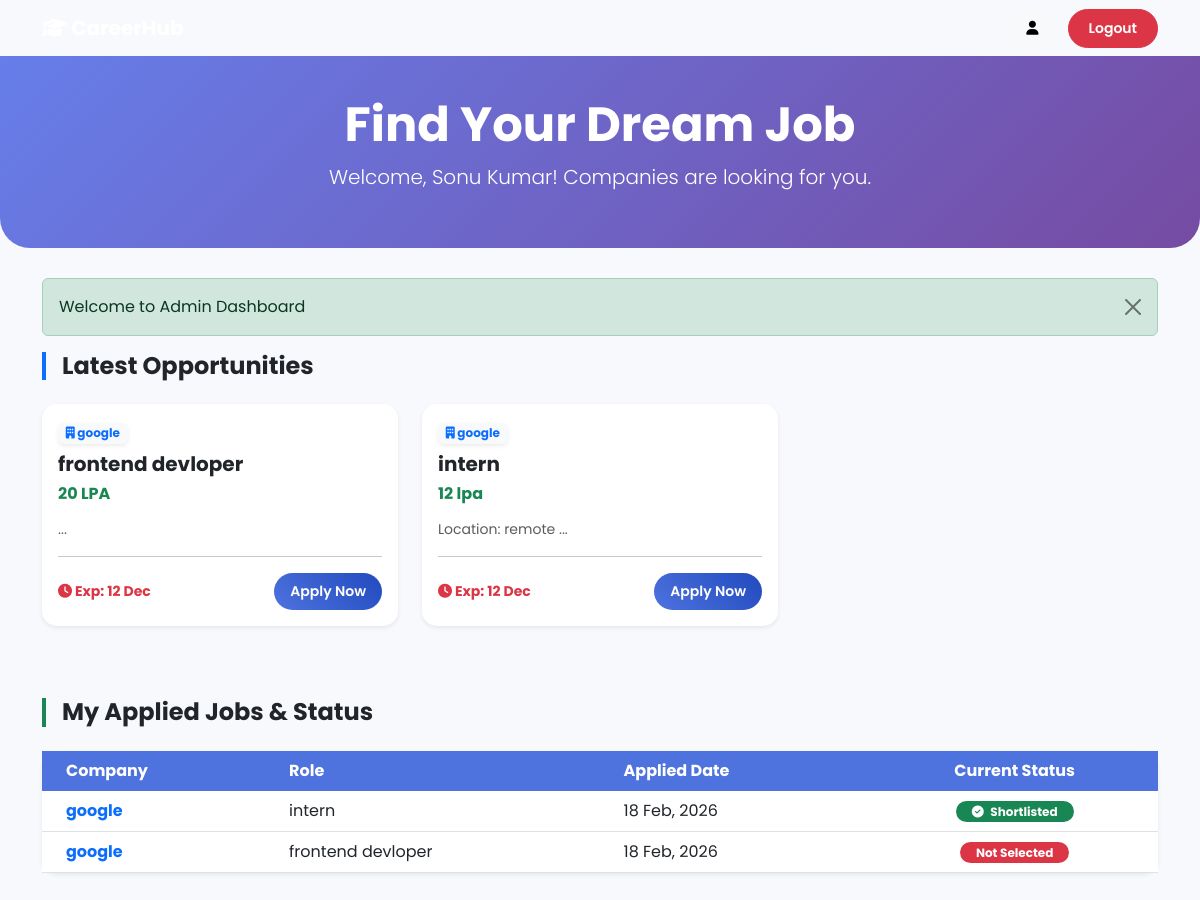
/student/index.php (signed in), run on the app's committed database.
### tables this page shows
CREATE TABLE `jobs` (
  `id` int(11) NOT NULL,
  `company_name` varchar(191) NOT NULL,
  `job_title` varchar(191) NOT NULL,
  `description` text DEFAULT NULL,
  `eligibility_criteria` varchar(191) DEFAULT NULL,
  `salary_package` varchar(50) DEFAULT NULL,
  `last_date` date DEFAULT NULL,
  `created_at` timestamp NOT NULL DEFAULT current_timestamp()
);

CREATE TABLE `job_applications` (
  `id` int(11) NOT NULL,
  `user_id` int(11) NOT NULL,
  `job_id` int(11) NOT NULL,
  `status` varchar(50) DEFAULT 'Applied',
  `applied_at` timestamp NOT NULL DEFAULT current_timestamp()
);

### student/index.php (the view, shortened to what this page needs)
<?php
include('../config/dbcon.php');
?>
<!doctype html>
<html lang="en">
  <head>
    <link href="https://cdn.jsdelivr.net/npm/bootstrap@5.3.0/dist/css/bootstrap.min.css" rel="stylesheet">
    <link rel="stylesheet" href="https://cdnjs.cloudflare.com/ajax/libs/font-awesome/6.4.0/css/all.min.css">
    <link rel="stylesheet" href="https://cdnjs.cloudflare.com/ajax/libs/animate.css/4.1.1/animate.min.css"/>
    <link rel="stylesheet" href="../assets/css/custom.css">
  </head>
  <body>
    <nav class="navbar navbar-expand-lg navbar-dark bg-transparent absolute-top" style="background: #667eea;">
      <div class="container">
        <a class="navbar-brand fw-bold" href="#"><i class="fa fa-graduation-cap"></i> CareerHub</a>
        <div class="d-flex">
            <a href="profile.php" class="btn btn-light btn-sm me-2 rounded-circle" title="Profile"><i class="fa fa-user"></i></a>
            <a href="../logout.php" class="btn btn-danger btn-sm rounded-pill">Logout</a>
        </div>
      </div>
    </nav>
    <div class="hero-section text-center animate__animated animate__fadeIn">
        <div class="container">
            <h1 class="display-5 fw-bold">Find Your Dream Job</h1>
            <p class="lead">Welcome, <?= $_SESSION['auth_user']['name']; ?>! Companies are looking for you.</p>
        </div>
    </div>
    <div class="container">
        <?php if(isset($_SESSION['message'])) { ?>
            <div class="alert alert-success alert-dismissible fade show animate__animated animate__bounceIn" role="alert">
                <?= $_SESSION['message']; ?>
                <button type="button" class="btn-close" data-bs-dismiss="alert"></button>
            </div>
        <?php unset($_SESSION['message']); } ?>
        <h4 class="mb-4 fw-bold text-dark border-start border-4 border-primary ps-3 animate__animated animate__fadeInLeft">
            Latest Opportunities
        </h4>
        <div class="row mb-5">
            <?php
            $current_date = date('Y-m-d');
            $query = "SELECT * FROM jobs WHERE last_date >= '$current_date' ORDER BY last_date ASC";
            $query_run = mysqli_query($con, $query);
            if(mysqli_num_rows($query_run) > 0)
            {
                $delay = 0;
                foreach($query_run as $item)
                {
                    $delay += 100;
                    ?>
                    <div class="col-md-6 col-lg-4 mb-4 animate__animated animate__fadeInUp" style="animation-delay: <?= $delay; ?>ms;">
                        <div class="card h-100 shadow-sm border-0">
                            <div class="card-body">
                                <span class="badge bg-light text-primary mb-2 shadow-sm">
                                    <i class="fa fa-building"></i> <?= $item['company_name']; ?>
                                </span>
                                <h5 class="card-title fw-bold text-dark"><?= $item['job_title']; ?></h5>
                                <h6 class="text-success fw-bold mb-3"><?= $item['salary_package']; ?></h6>
                                <p class="card-text text-muted small"><?= substr($item['description'], 0, 80); ?>...</p>
                                <hr>
                                <div class="d-flex justify-content-between align-items-center">
                                    <small class="text-danger fw-bold"><i class="fa fa-clock"></i> Exp: <?= date('d M', strtotime($item['last_date'])); ?></small>
                                    <form action="code.php" method="POST">
                                        <button type="submit" name="apply_job_btn" class="btn btn-primary btn-sm px-3 rounded-pill">Apply Now</button>
                                    </form>
                                </div>
                            </div>
                        </div>
                    </div>
                    <?php
                }
            } else { echo '<p class="text-muted ms-3">No new jobs available.</p>'; }
            ?>
        </div>
        <h4 class="mb-4 fw-bold text-dark border-start border-4 border-success ps-3 animate__animated animate__fadeInLeft">
            My Applied Jobs & Status
        </h4>
        <div class="card shadow-sm border-0 mb-5 animate__animated animate__fadeInUp">
            <div class="card-body p-0">
                <div class="table-responsive">
                    <table class="table table-hover align-middle mb-0">
                        <thead class="bg-light">
                            <tr>
                                <th class="ps-4">Company</th>
                                <th>Role</th>
                                <th>Applied Date</th>
                                <th class="text-center">Current Status</th>
                            </tr>
                        </thead>
                        <tbody>
                            <?php
                            $user_id = $_SESSION['auth_user']['user_id'];
                            $applied_query = "SELECT a.status, a.applied_at, j.company_name, j.job_title
                                             FROM job_applications a, jobs j
                                             WHERE a.job_id = j.id AND a.user_id = '$user_id'
                                             ORDER BY a.applied_at DESC";
                            $applied_run = mysqli_query($con, $applied_query);
                            if(mysqli_num_rows($applied_run) > 0)
                            {
                                foreach($applied_run as $app)
                                {
                                    ?>
                                    <tr>
                                        <td class="ps-4 fw-bold text-primary"><?= $app['company_name']; ?></td>
                                        <td><?= $app['job_title']; ?></td>
                                        <td><?= date('d M, Y', strtotime($app['applied_at'])); ?></td>
                                        <td class="text-center">
                                            <?php
                                            $st = $app['status'];
                                            if($st == 'Under Review') {
                                                echo '<span class="badge bg-warning text-dark rounded-pill px-3">Under Review</span>';
                                            } elseif($st == 'Accepted') {
                                                echo '<span class="badge bg-success text-white rounded-pill px-3"><i class="fa fa-check-circle me-1"></i> Shortlisted</span>';
                                            } elseif($st == 'Rejected') {
                                                echo '<span class="badge bg-danger text-white rounded-pill px-3">Not Selected</span>';
                                            }
                                            ?>
                                        </td>
                                    </tr>
                                    <?php
                                }
                            } else {
                                echo '<tr><td colspan="4" class="text-center py-4 text-muted">You haven\'t applied for any jobs yet.</td></tr>';
                            }
                            ?>
                        </tbody>
                    </table>
                </div>
            </div>
        </div>
    </div>
  </body>
</html>

### assets/css/custom.css (style rules this page uses)
:root { --primary-color: #4e73df; --secondary-color: #858796; --success-color: #1cc88a; --dark-bg: #f8f9fc; --sidebar-bg: #4e73df; --card-shadow: 0 0.15rem 1.75rem 0 rgba(58, 59, 69, 0.15); }
body { font-family: 'Poppins', sans-serif; background-color: var(--dark-bg); overflow-x: hidden; }
.card { border: none; border-radius: 15px; box-shadow: var(--card-shadow); transition: all 0.3s ease-in-out; background: white; }
.btn { border-radius: 50px; padding: 8px 20px; font-weight: 600; transition: 0.3s; }
.btn-primary { background: linear-gradient(45deg, #4e73df, #224abe); border: none; }
.table thead th { background-color: #4e73df; color: white; border: none; }

### student/index.php (style rules this page uses)
.hero-section { background: linear-gradient(135deg, #667eea 0%, #764ba2 100%); color: white; padding: 40px 0; border-radius: 0 0 30px 30px; margin-bottom: 30px; }

### data on the page
jobs: company_name "google", job_title "frontend devloper", salary_package "20 LPA", last_date "12 Dec"
jobs: company_name "google", job_title "intern", salary_package "12 lpa", description "Location: remote", last_date "12 Dec"
job_applications: job.company_name "google", job.job_title "intern", applied_at "18 Feb, 2026", status "Accepted" (drawn)
job_applications: job.company_name "google", job.job_title "frontend devloper", applied_at "18 Feb, 2026", status "Not Selected"

### other printed values
$_SESSION['auth_user']['name'] "Sonu Kumar"
$_SESSION['message'] "Welcome to Admin Dashboard"
